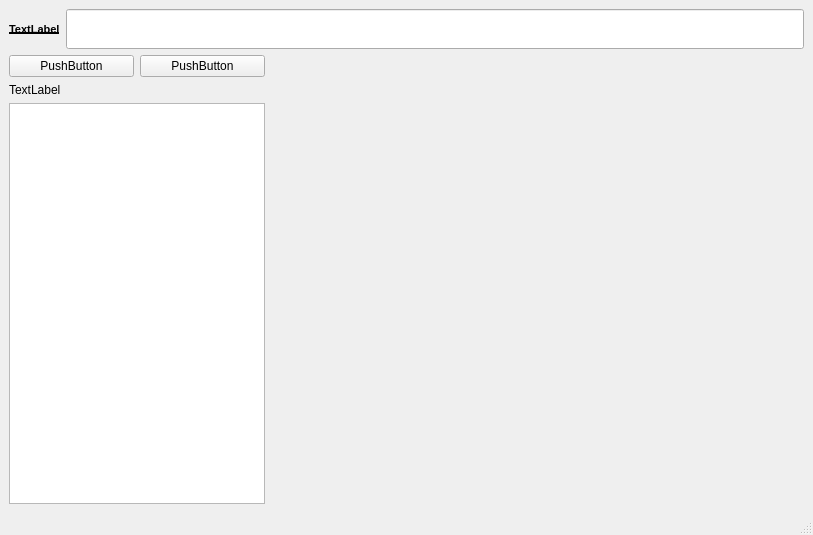
<?xml version="1.0" encoding="UTF-8"?>
<ui version="4.0">
 <class>MainWindow</class>
 <widget class="QMainWindow" name="MainWindow">
  <property name="geometry">
   <rect>
    <x>0</x>
    <y>0</y>
    <width>813</width>
    <height>535</height>
   </rect>
  </property>
  <property name="windowTitle">
   <string>MainWindow</string>
  </property>
  <property name="windowIcon">
   <iconset>
    <normaloff>C:/Desktop/MNK_icon.png</normaloff>C:/Desktop/MNK_icon.png</iconset>
  </property>
  <property name="styleSheet">
   <string notr="true"/>
  </property>
  <property name="locale">
   <locale language="English" country="UnitedStates"/>
  </property>
  <widget class="QWidget" name="centralwidget">
   <property name="minimumSize">
    <size>
     <width>600</width>
     <height>350</height>
    </size>
   </property>
   <property name="locale">
    <locale language="English" country="UnitedStates"/>
   </property>
   <layout class="QVBoxLayout" name="verticalLayout_2">
    <item>
     <layout class="QHBoxLayout" name="horizontalLayout">
      <item>
       <widget class="QLabel" name="promptLabel">
        <property name="font">
         <font>
          <pointsize>8</pointsize>
          <bold>true</bold>
          <underline>true</underline>
         </font>
        </property>
        <property name="text">
         <string>TextLabel</string>
        </property>
       </widget>
      </item>
      <item>
       <widget class="QLineEdit" name="lineEdit">
        <property name="minimumSize">
         <size>
          <width>0</width>
          <height>40</height>
         </size>
        </property>
       </widget>
      </item>
     </layout>
    </item>
    <item>
     <layout class="QHBoxLayout" name="horizontalLayout3">
      <item>
       <layout class="QVBoxLayout" name="verticalLayout">
        <item>
         <layout class="QHBoxLayout" name="horizontalLayout_2">
          <item>
           <widget class="QPushButton" name="fitButton">
            <property name="sizePolicy">
             <sizepolicy hsizetype="Preferred" vsizetype="Fixed">
              <horstretch>0</horstretch>
              <verstretch>0</verstretch>
             </sizepolicy>
            </property>
            <property name="text">
             <string>PushButton</string>
            </property>
           </widget>
          </item>
          <item>
           <widget class="QPushButton" name="exitButton">
            <property name="sizePolicy">
             <sizepolicy hsizetype="Preferred" vsizetype="Fixed">
              <horstretch>0</horstretch>
              <verstretch>0</verstretch>
             </sizepolicy>
            </property>
            <property name="text">
             <string>PushButton</string>
            </property>
           </widget>
          </item>
         </layout>
        </item>
        <item>
         <widget class="QLabel" name="dataLabel">
          <property name="sizePolicy">
           <sizepolicy hsizetype="Fixed" vsizetype="Preferred">
            <horstretch>0</horstretch>
            <verstretch>0</verstretch>
           </sizepolicy>
          </property>
          <property name="minimumSize">
           <size>
            <width>230</width>
            <height>0</height>
           </size>
          </property>
          <property name="text">
           <string>TextLabel</string>
          </property>
         </widget>
        </item>
        <item>
         <widget class="QTextBrowser" name="textBrowser">
          <property name="sizePolicy">
           <sizepolicy hsizetype="Fixed" vsizetype="Expanding">
            <horstretch>0</horstretch>
            <verstretch>0</verstretch>
           </sizepolicy>
          </property>
          <property name="minimumSize">
           <size>
            <width>230</width>
            <height>0</height>
           </size>
          </property>
         </widget>
        </item>
       </layout>
      </item>
      <item>
       <spacer name="horizontalSpacer">
        <property name="orientation">
         <enum>Qt::Horizontal</enum>
        </property>
        <property name="sizeHint" stdset="0">
         <size>
          <width>40</width>
          <height>20</height>
         </size>
        </property>
       </spacer>
      </item>
     </layout>
    </item>
   </layout>
  </widget>
  <widget class="QMenuBar" name="menubar">
   <property name="geometry">
    <rect>
     <x>0</x>
     <y>0</y>
     <width>813</width>
     <height>25</height>
    </rect>
   </property>
  </widget>
  <widget class="QStatusBar" name="statusbar">
   <property name="autoFillBackground">
    <bool>true</bool>
   </property>
  </widget>
 </widget>
 <resources/>
 <connections/>
</ui>
